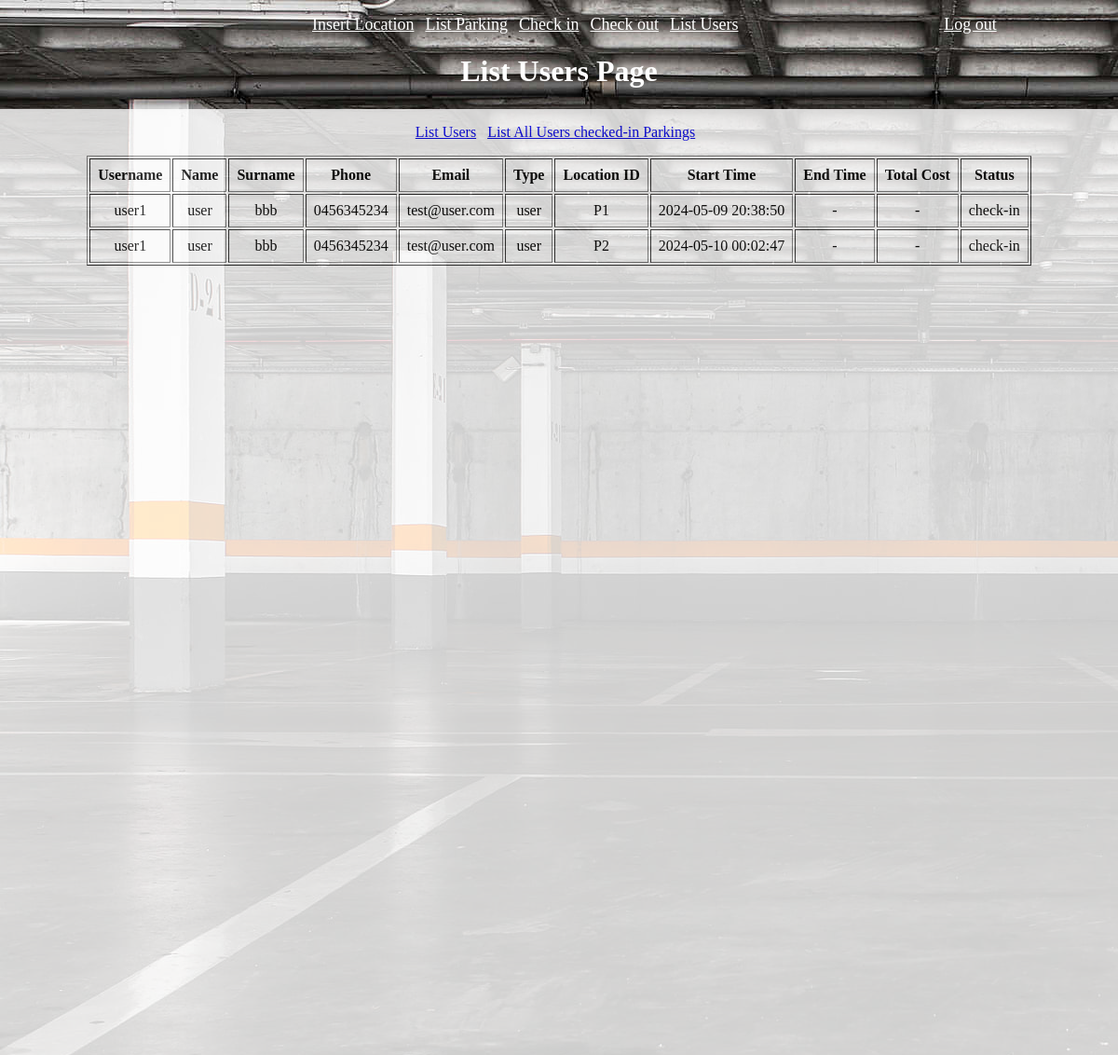
/page/list_users.php?tab=checked_in_users (signed in), run on the app's committed database.
### tables this page shows
create table parkings (
	id int auto_increment primary key,
    username char(30) not null,
    location_id char(10) not null,
    start_time datetime not null,
    end_time datetime,
    total_cost int,
    status char(10) not null,
    foreign key (username) references users(username),
    foreign key (location_id) references locations(id)
);

create table users (
	id int auto_increment primary key,
    username char(30) unique not null,
    password char(50) not null,
    name char(30),
    surname char(30),
    phone char(20),
    email char(30),
    type char(20) not null
);

### class/user.php (the view, shortened to what this page needs)
<?php
    class Administrator extends User {
        public function list_all_checked_in_users(mysqli $conn){
            $list_checked_in_users_sql = "select U.username, U.name, U.surname, U.phone, U.email, U.type, P.location_id, P.start_time, P.end_time, P.total_cost, P.status
            from users U join parkings P on U.username= P.username where P.status = 'check-in' and type = 'user';";
            $result = $conn->query($list_checked_in_users_sql);
            echo "<table border=1>
                <tr>
                    <th>Username</th>
                    <th>Name</th>
                    <th>Surname</th>
                    <th>Phone</th>
                    <th>Email</th>
                    <th>Type</th>
                    <th>Location ID</th>
                    <th>Start Time</th>
                    <th>End Time</th>
                    <th>Total Cost</th>
                    <th>Status</th>
                </tr>";
            if(mysqli_num_rows($result) > 0) {
                while($row = mysqli_fetch_array($result)) {
                    $cost = $row[9] ? '$' . $row[9] : '-';
                    $end_time = $row[8] ? $row[8] : '-';
                    echo "<tr>
                        <td>$row[0]</td>
                        <td>$row[1]</td>
                        <td>$row[2]</td>
                        <td>$row[3]</td>
                        <td>$row[4]</td>
                        <td>$row[5]</td>
                        <td>$row[6]</td>
                        <td>$row[7]</td>
                        <td>$end_time </td>
                        <td>$cost</td>
                        <td>$row[10]</td>
                    </tr>";
                }
            }
            echo "</table>";
        }
    }

### css/style.css (style rules this page uses)
body { background: url('../images/bg4.jpg') no-repeat; position: absolute; width: 100%; height: 100%; margin: 0; }
td, th { padding: 8px; text-align: center; }
table, form { margin: 16px 0; }

### data on the page
parkings: users.username "user1", users.name "user", users.surname "bbb", users.phone "0456345234", users.email "test@user.com", users.type "user", location "P1", start_time "2024-05-09 20:38:50", end_time "-", total_cost "-", status "check-in"
parkings: users.username "user1", users.name "user", users.surname "bbb", users.phone "0456345234", users.email "test@user.com", users.type "user", location "P2", start_time "2024-05-10 00:02:47", end_time "-", total_cost "-", status "check-in"
